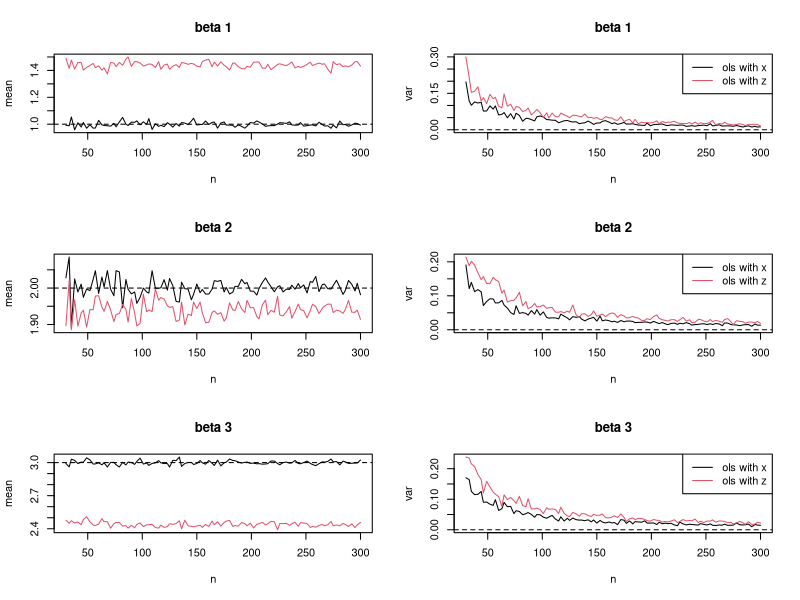
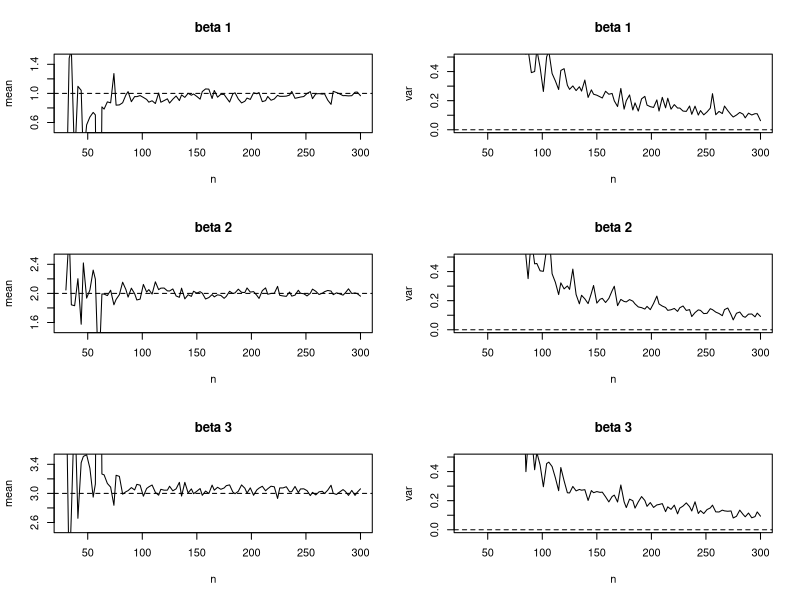

Source code (R) for these figures, in order:
## ---- chunk 1
b = 1:3
p=length(b)
nn = 100
n_list = round(seq(30,300,length.out = nn))
nreps=100
set.seed(12345)

mean_olsx = matrix(nrow=nn,ncol=p)
mean_olsz = matrix(nrow=nn,ncol=p)
mean_olsz_adj = matrix(nrow=nn,ncol=p)

var_olsx = matrix(nrow=nn,ncol=p)
var_olsz = matrix(nrow=nn,ncol=p)
var_olsz_adj = matrix(nrow=nn,ncol=p)

mse_olsx = matrix(nrow=nn,ncol=p)
mse_olsz = matrix(nrow=nn,ncol=p)
mse_olsz_adj = matrix(nrow=nn,ncol=p)

for(j in 1:length(n_list)){
  
  n = n_list[j]
  
  b_olsx = matrix(nrow=nreps,ncol=p)
  b_olsz = matrix(nrow=nreps,ncol=p)
  b_olsz_adj = matrix(nrow=nreps,ncol=p)
  
  for(i in 1:nreps){
    X = matrix(rpois(n*p,10),nrow=n)
    Z = matrix(rpois(n*p,X),ncol=p)
    y = rpois(n,X%*%b)
    
    b_olsx[i,] = solve(t(X)%*%X)%*%t(X)%*%y
    b_olsz[i,] = solve(t(Z)%*%Z)%*%t(Z)%*%y
    b_olsz_adj[i,] = solve(t(Z)%*%Z - diag(colSums(Z)))%*%t(Z)%*%y
  }
  
  mean_olsx[j,] = apply(b_olsx,2,mean)
  mean_olsz[j,] = apply(b_olsz,2,mean)
  mean_olsz_adj[j,] = apply(b_olsz_adj,2,mean)
  
  var_olsx[j,] = apply(b_olsx,2,var)
  var_olsz[j,] = apply(b_olsz,2,var)
  var_olsz_adj[j,] = apply(b_olsz_adj,2,var)
}

## ---- chunk 2
par(mfrow=c(3,2))
for(i in 1:p){
  plot(n_list,mean_olsx[,i],xlab='n',ylab='mean',
       ylim=range(c(mean_olsx[,i],mean_olsz[,i])),main=paste('beta',i),type='l')
  lines(n_list,mean_olsz[,i],col=2)
  #lines(n_list,mean_olsz_adj[,i],col=4)
  abline(h=b[i],lty=2)
  
  plot(n_list,var_olsx[,i],xlab='n',ylab='var',
       ylim=range(c(0,var_olsx[,i],var_olsz[,i])),main=paste('beta',i),type='l')
  lines(n_list,var_olsz[,i],col=2)
  #lines(n_list,var_olsz_adj[,i],col=4)
  abline(h=0,lty=2)
  legend('topright',c('ols with x','ols with z'),lty=c(1,1),col=c(1,2))
}
## ---- chunk 3
par(mfrow=c(3,2))
for(i in 1:p){
  plot(n_list,mean_olsz_adj[,i],xlab='n',ylab='mean',main=paste('beta',i),type='l',ylim=c(b[i]-0.5,b[i]+0.5))
  abline(h=b[i],lty=2)
  
  plot(n_list,var_olsz_adj[,i],xlab='n',ylab='var',main=paste('beta',i),type='l',ylim=c(0,0.5))
  abline(h=0,lty=2)
}
